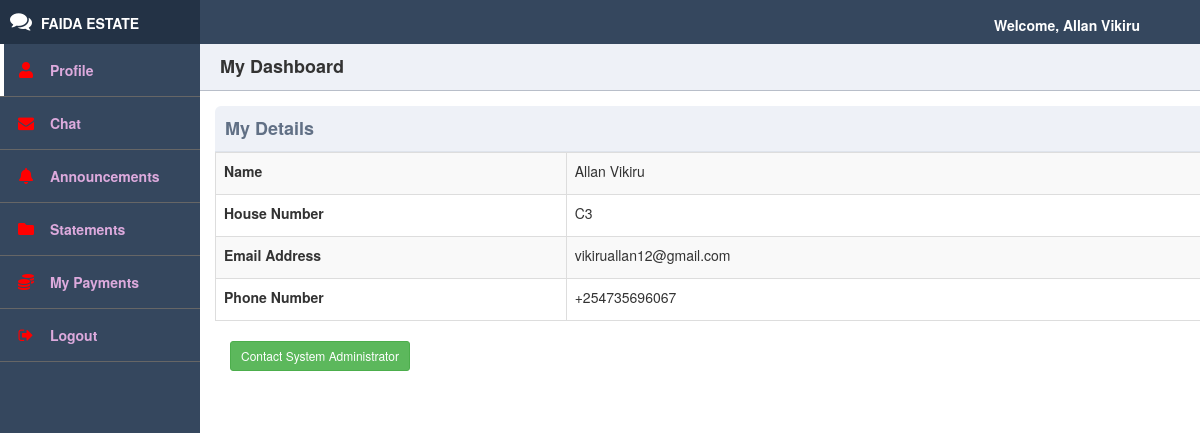
Screenshot of /php/dashboard.php (signed in) with the database file from the repository.
### tables this page shows
CREATE TABLE `users` (
  `user_id` int(11) NOT NULL,
  `username` varchar(255) NOT NULL,
  `houseNumber` varchar(255) DEFAULT NULL,
  `email` varchar(255) NOT NULL,
  `phoneNo` varchar(255) NOT NULL,
  `Position` varchar(20) NOT NULL DEFAULT 'Resident',
  `password` varchar(255) NOT NULL
);

### php/dashboard.php (the view, shortened to what this page needs)
<?php
$id = $_SESSION['user_id'];
$servername = "localhost";
$username = "root";
$password = "";
$dbname = "faida_estate";
$conn = new mysqli($servername, $username, $password, $dbname);
$sql = "SELECT * FROM users WHERE user_id ='$id'";
$result = $conn->query($sql);
    if (!$result = mysqli_query($conn, $sql)) {
        exit(mysqli_error($conn));
    }
    if(mysqli_num_rows($result) > 0)
    {
        while($row = mysqli_fetch_assoc($result))
        {
            $data = '<table class="table table-bordered table-striped">
                        <tr>
                     <td width="30%"><label>Name</label></td>
                     <td width="70%">'.$row["username"].'</td>
                     </tr>
                    <tr>
                     <td width="30%"><label>House Number</label></td>
                     <td width="70%">'.$row["houseNumber"].'</td>
                    </tr>
                   <tr>
                     <td width="30%"><label>Email Address</label></td>
                     <td width="70%">'.$row["email"].'</td>
                    </tr>
                   <tr>
                     <td width="30%"><label>Phone Number</label></td>
                     <td width="70%"> '.$row["phoneNo"].'</td>
                   </tr>
            </tr>';
        }
    }
    else
    {
        $data .= '<tr><td colspan="6">Records not found!</td></tr>';
    }
    $data .= '</table>';
?>
<!DOCTYPE html>
<html>
<head>
    <link rel="stylesheet" href="https://use.fontawesome.com/releases/v5.3.1/css/all.css">
	<link rel="stylesheet" type="text/css" href="https://maxcdn.bootstrapcdn.com/font-awesome/4.5.0/css/font-awesome.min.css">
	<link rel="stylesheet" type="text/css" href="../css/main_dash.css">
    <link rel="stylesheet" href="https://maxcdn.bootstrapcdn.com/bootstrap/3.3.7/css/bootstrap.min.css">
</head>
<body>
	<div class="header">
         <p align="center" style="margin-top: 15px; margin-right: 60px; text-align: right; color: white; font-weight: bold; ">Welcome, <?php echo $_SESSION['username']; ?></p>
    </div>
		<div class="side-nav">
			<div class="logo">
				<i class="fa fa-comments"></i>
				<span>Faida Estate</span>
			</div>
			<nav>
				<ul>
					<li class="active">
						<a href="#">
							<span><i class="fas fa-user"></i></span>
							<span>Profile</span>
						</a>
					</li>
					<li>
						<a href="chat.php">
							<span><i class="fa fa-envelope"></i></span>
							<span>Chat</span>
						</a>
					</li>
                    <li>
                        <a href="userannouncements.php">
                        <span><i class="fas fa-bell"></i></span>
                        <span>Announcements</span>
                      </a>
                    </li>
                  <li>
                        <a href="finances.php">
                            <span><i class="fas fa-folder"></i></span>
                            <span>Statements</span>
                        </a>
                    </li>
                      <li>
                        <a href="my_payments.php">
                          <span><i class="fas fa-coins"></i></span>
                          <span>My Payments</span>
                        </a>
                      </li>
                    <li>
						<a id="logout">
							<span><i class="fa fa-sign-out"></i></span>
							<span>Logout</span>
						</a>
					</li>
				</ul>
			</nav>
		</div>
		<div class="main-content">
			<div class="title">
				My Dashboard
			</div>
			<div class="main">
				<div class="widget">
					<div class="title">My Details
                    </div>
					<div class="chart">
                    <div class="container">
    <div class="row">
        <?php echo $data; ?>
   </div>
    <button class="btn btn-success btn-sm" data-toggle="modal" data-target="#modalForm" style="float: left;">
                     Contact System Administrator
                     </button>
                </div>
                </div>
            </div>
            </div>
        </div>
</body>
</html>

### css/main_dash.css (style rules this page uses)
* { box-sizing: border-box; }
body { margin: 0; padding: 0; font-family: 'Source Sans Pro', sans-serif; background-color: #d5dae5; -webkit-font-smoothing: antialiased; -moz-osx-font-smoothing: grayscale; }
.header { position: absolute; width: 100%; z-index: 3; height: 44px; background-color: #045895; }
.logo { height: 44px; padding: 10px; font-weight: 700; }
.side-nav .logo { background-color: #233245; color: #fff; }
.logo i { font-size: 22px; }
.logo span { margin-left: 5px; text-transform: uppercase; }
.nav-trigger span, .nav-trigger span:before, span:after { width: 20px; height: 2px; background-color: #35475e; position: absolute; }
.side-nav { position: absolute; width: 100%; height: 100vh; background-color: #35475e; z-index: 1; display: none; }
.side-nav ul { margin: 0; padding: 0; }
.side-nav ul li { padding: 16px 16px; border-bottom: 1px solid #666; position: relative; }
.side-nav ul li.active:before { content: ''; position: absolute; width: 4px; height: 100%; top: 0; left: 0; background-color: #fff; }
.side-nav ul li a { color: #dad; display: block; text-decoration: none; }
.side-nav ul li i { color: red; min-width: 20px; text-align: center; }
.side-nav ul li span:nth-child(2) { margin-left: 10px; font-size: 14px; font-weight: 600; }
.main-content { padding: 40px; margin-top: 0; padding: 0; padding-top: 44px; height: 100%; overflow: scroll; }
.main-content .title { background-color: #eef1f7; border-bottom: 1px solid #b8bec9; padding: 10px 20px; font-weight: 700; color: #333; font-size: 18px; }
@media screen and (min-width: 600px) { .header { background-color: #35475e; z-index: 1; } }
@media screen and (min-width: 600px) { .nav-trigger span, .nav-trigger span:before, span:after { background-color: #fff; } }
@media screen and (min-width: 600px) { .side-nav { display: block; width: 70px; z-index: 2; } }
@media screen and (min-width: 600px) { .side-nav ul li span:nth-child(2) { display: none; } }
@media screen and (min-width: 600px) { .side-nav .logo i { padding-left: 12px; } }
@media screen and (min-width: 600px) { .side-nav .logo span { display: none; } }
@media screen and (min-width: 600px) { .side-nav ul li i { font-size: 26px; } }
@media screen and (min-width: 600px) { .side-nav ul li a { text-align: center; } }
@media screen and (min-width: 600px) { .main-content { margin-left: 70px; } }
@media screen and (min-width: 800px) { .side-nav { width: 200px; } }
@media screen and (min-width: 800px) { .side-nav ul li span:nth-child(2) { display: inline-block; } }
@media screen and (min-width: 800px) { .side-nav ul li i { font-size: 16px; } }
@media screen and (min-width: 800px) { .side-nav ul li a { text-align: left; } }
@media screen and (min-width: 800px) { .side-nav .logo i { padding-left: 0; } }
@media screen and (min-width: 800px) { .side-nav .logo span { display: inline-block; } }
@media screen and (min-width: 800px) { .main-content { margin-left: 200px; } }
.main { display: flex; flex-flow: row wrap; }
.widget { flex-basis: 300px; flex-grow: 10; height: 300px; margin: 15px; border-radius: 6px; background-color: #ffffff; position: relative; }
.widget .title { background-color: #eef1f7; border-bottom: 1px solid #dfe4ec; padding: 10px; border-top-left-radius: 6px; border-top-right-radius: 6px; color: #617085; font-weight: 600; }

### rows the page displays
users: username "Allan Vikiru", houseNumber "C3", email "vikiruallan12@gmail.com", phoneNo "+254735696067"

### other values shown
$_SESSION['username'] "Allan Vikiru"
